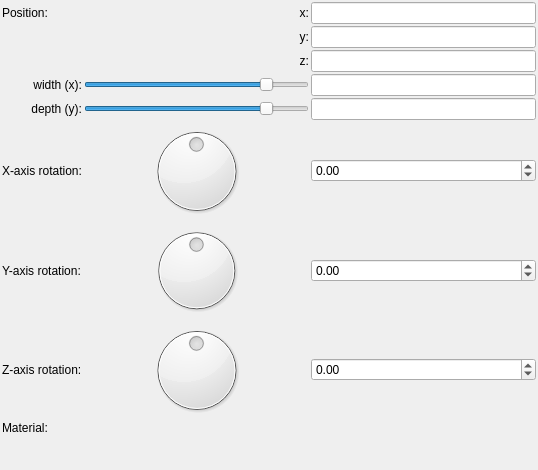
<?xml version="1.0" encoding="UTF-8"?>
<ui version="4.0">
 <class>Form</class>
 <widget class="QWidget" name="Form">
  <property name="geometry">
   <rect>
    <x>0</x>
    <y>0</y>
    <width>538</width>
    <height>470</height>
   </rect>
  </property>
  <property name="windowTitle">
   <string>Form</string>
  </property>
  <layout class="QVBoxLayout" name="verticalLayout">
   <property name="spacing">
    <number>2</number>
   </property>
   <property name="leftMargin">
    <number>2</number>
   </property>
   <property name="topMargin">
    <number>2</number>
   </property>
   <property name="rightMargin">
    <number>2</number>
   </property>
   <property name="bottomMargin">
    <number>2</number>
   </property>
   <item>
    <layout class="QGridLayout" name="gridLayout">
     <property name="spacing">
      <number>2</number>
     </property>
     <item row="4" column="1">
      <widget class="QSlider" name="logslider_height">
       <property name="sizePolicy">
        <sizepolicy hsizetype="Expanding" vsizetype="Maximum">
         <horstretch>0</horstretch>
         <verstretch>0</verstretch>
        </sizepolicy>
       </property>
       <property name="sizeIncrement">
        <size>
         <width>0</width>
         <height>0</height>
        </size>
       </property>
       <property name="minimum">
        <number>-1500</number>
       </property>
       <property name="maximum">
        <number>300</number>
       </property>
       <property name="orientation">
        <enum>Qt::Horizontal</enum>
       </property>
      </widget>
     </item>
     <item row="6" column="0">
      <widget class="QLabel" name="label_9">
       <property name="text">
        <string>Y-axis rotation:</string>
       </property>
      </widget>
     </item>
     <item row="7" column="2">
      <widget class="MyDoubleSpinBox" name="spinboxd3_rotation_z">
       <property name="sizePolicy">
        <sizepolicy hsizetype="Minimum" vsizetype="Maximum">
         <horstretch>0</horstretch>
         <verstretch>0</verstretch>
        </sizepolicy>
       </property>
       <property name="prefix">
        <string/>
       </property>
       <property name="suffix">
        <string/>
       </property>
       <property name="decimals">
        <number>2</number>
       </property>
       <property name="minimum">
        <double>-36000.000000000000000</double>
       </property>
       <property name="maximum">
        <double>36000.000000000000000</double>
       </property>
       <property name="singleStep">
        <double>0.100000000000000</double>
       </property>
      </widget>
     </item>
     <item row="5" column="1">
      <widget class="QDial" name="dial3_rotation_x">
       <property name="minimum">
        <number>-18000</number>
       </property>
       <property name="maximum">
        <number>18000</number>
       </property>
       <property name="wrapping">
        <bool>true</bool>
       </property>
      </widget>
     </item>
     <item row="7" column="0">
      <widget class="QLabel" name="label_15">
       <property name="text">
        <string>Z-axis rotation:</string>
       </property>
      </widget>
     </item>
     <item row="2" column="2">
      <widget class="MyLineEdit" name="vect3_position_z">
       <property name="sizePolicy">
        <sizepolicy hsizetype="Expanding" vsizetype="Maximum">
         <horstretch>0</horstretch>
         <verstretch>0</verstretch>
        </sizepolicy>
       </property>
      </widget>
     </item>
     <item row="0" column="1">
      <widget class="QLabel" name="label_11">
       <property name="text">
        <string>x:</string>
       </property>
       <property name="alignment">
        <set>Qt::AlignRight|Qt::AlignTrailing|Qt::AlignVCenter</set>
       </property>
      </widget>
     </item>
     <item row="6" column="2">
      <widget class="MyDoubleSpinBox" name="spinboxd3_rotation_y">
       <property name="sizePolicy">
        <sizepolicy hsizetype="Minimum" vsizetype="Maximum">
         <horstretch>0</horstretch>
         <verstretch>0</verstretch>
        </sizepolicy>
       </property>
       <property name="prefix">
        <string/>
       </property>
       <property name="suffix">
        <string/>
       </property>
       <property name="decimals">
        <number>2</number>
       </property>
       <property name="minimum">
        <double>-36000.000000000000000</double>
       </property>
       <property name="maximum">
        <double>36000.000000000000000</double>
       </property>
       <property name="singleStep">
        <double>0.100000000000000</double>
       </property>
      </widget>
     </item>
     <item row="1" column="2">
      <widget class="MyLineEdit" name="vect3_position_y">
       <property name="sizePolicy">
        <sizepolicy hsizetype="Expanding" vsizetype="Maximum">
         <horstretch>0</horstretch>
         <verstretch>0</verstretch>
        </sizepolicy>
       </property>
      </widget>
     </item>
     <item row="5" column="0">
      <widget class="QLabel" name="label_8">
       <property name="text">
        <string>X-axis rotation:</string>
       </property>
      </widget>
     </item>
     <item row="1" column="1">
      <widget class="QLabel" name="label_12">
       <property name="text">
        <string>y:</string>
       </property>
       <property name="alignment">
        <set>Qt::AlignRight|Qt::AlignTrailing|Qt::AlignVCenter</set>
       </property>
      </widget>
     </item>
     <item row="8" column="0">
      <widget class="QLabel" name="label_20">
       <property name="text">
        <string>Material:</string>
       </property>
      </widget>
     </item>
     <item row="5" column="2">
      <widget class="MyDoubleSpinBox" name="spinboxd3_rotation_x">
       <property name="sizePolicy">
        <sizepolicy hsizetype="Minimum" vsizetype="Maximum">
         <horstretch>0</horstretch>
         <verstretch>0</verstretch>
        </sizepolicy>
       </property>
       <property name="prefix">
        <string/>
       </property>
       <property name="suffix">
        <string/>
       </property>
       <property name="decimals">
        <number>2</number>
       </property>
       <property name="minimum">
        <double>-36000.000000000000000</double>
       </property>
       <property name="maximum">
        <double>36000.000000000000000</double>
       </property>
       <property name="singleStep">
        <double>0.100000000000000</double>
       </property>
      </widget>
     </item>
     <item row="2" column="1">
      <widget class="QLabel" name="label_13">
       <property name="text">
        <string>z:</string>
       </property>
       <property name="alignment">
        <set>Qt::AlignRight|Qt::AlignTrailing|Qt::AlignVCenter</set>
       </property>
      </widget>
     </item>
     <item row="7" column="1">
      <widget class="QDial" name="dial3_rotation_z">
       <property name="minimum">
        <number>-18000</number>
       </property>
       <property name="maximum">
        <number>18000</number>
       </property>
       <property name="wrapping">
        <bool>true</bool>
       </property>
      </widget>
     </item>
     <item row="3" column="1">
      <widget class="QSlider" name="logslider_width">
       <property name="sizePolicy">
        <sizepolicy hsizetype="Expanding" vsizetype="Maximum">
         <horstretch>0</horstretch>
         <verstretch>0</verstretch>
        </sizepolicy>
       </property>
       <property name="sizeIncrement">
        <size>
         <width>0</width>
         <height>0</height>
        </size>
       </property>
       <property name="minimum">
        <number>-1500</number>
       </property>
       <property name="maximum">
        <number>300</number>
       </property>
       <property name="orientation">
        <enum>Qt::Horizontal</enum>
       </property>
      </widget>
     </item>
     <item row="8" column="1" colspan="2">
      <widget class="cMaterialSelector" name="materialselector_material_id" native="true">
       <property name="sizePolicy">
        <sizepolicy hsizetype="Preferred" vsizetype="Minimum">
         <horstretch>0</horstretch>
         <verstretch>0</verstretch>
        </sizepolicy>
       </property>
      </widget>
     </item>
     <item row="4" column="0">
      <widget class="QLabel" name="label_16">
       <property name="text">
        <string>depth (y):</string>
       </property>
       <property name="alignment">
        <set>Qt::AlignRight|Qt::AlignTrailing|Qt::AlignVCenter</set>
       </property>
      </widget>
     </item>
     <item row="0" column="2">
      <widget class="MyLineEdit" name="vect3_position_x">
       <property name="sizePolicy">
        <sizepolicy hsizetype="Expanding" vsizetype="Maximum">
         <horstretch>0</horstretch>
         <verstretch>0</verstretch>
        </sizepolicy>
       </property>
      </widget>
     </item>
     <item row="6" column="1">
      <widget class="QDial" name="dial3_rotation_y">
       <property name="minimum">
        <number>-18000</number>
       </property>
       <property name="maximum">
        <number>18000</number>
       </property>
       <property name="wrapping">
        <bool>true</bool>
       </property>
      </widget>
     </item>
     <item row="0" column="0">
      <widget class="QLabel" name="label_10">
       <property name="text">
        <string>Position:</string>
       </property>
      </widget>
     </item>
     <item row="3" column="2">
      <widget class="MyLineEdit" name="logedit_width">
       <property name="sizePolicy">
        <sizepolicy hsizetype="Expanding" vsizetype="Maximum">
         <horstretch>0</horstretch>
         <verstretch>0</verstretch>
        </sizepolicy>
       </property>
      </widget>
     </item>
     <item row="4" column="2">
      <widget class="MyLineEdit" name="logedit_height">
       <property name="sizePolicy">
        <sizepolicy hsizetype="Expanding" vsizetype="Maximum">
         <horstretch>0</horstretch>
         <verstretch>0</verstretch>
        </sizepolicy>
       </property>
      </widget>
     </item>
     <item row="3" column="0">
      <widget class="QLabel" name="label_14">
       <property name="text">
        <string>width (x):</string>
       </property>
       <property name="alignment">
        <set>Qt::AlignRight|Qt::AlignTrailing|Qt::AlignVCenter</set>
       </property>
      </widget>
     </item>
    </layout>
   </item>
   <item>
    <spacer name="verticalSpacer">
     <property name="orientation">
      <enum>Qt::Vertical</enum>
     </property>
     <property name="sizeHint" stdset="0">
      <size>
       <width>20</width>
       <height>40</height>
      </size>
     </property>
    </spacer>
   </item>
  </layout>
 </widget>
 <customwidgets>
  <customwidget>
   <class>MyLineEdit</class>
   <extends>QLineEdit</extends>
   <header>mylineedit.h</header>
  </customwidget>
  <customwidget>
   <class>MyDoubleSpinBox</class>
   <extends>QDoubleSpinBox</extends>
   <header>mydoublespinbox.h</header>
  </customwidget>
  <customwidget>
   <class>cMaterialSelector</class>
   <extends>QWidget</extends>
   <header>material_selector.h</header>
   <container>1</container>
  </customwidget>
 </customwidgets>
 <tabstops>
  <tabstop>vect3_position_x</tabstop>
  <tabstop>vect3_position_y</tabstop>
  <tabstop>vect3_position_z</tabstop>
  <tabstop>logslider_width</tabstop>
  <tabstop>logedit_width</tabstop>
  <tabstop>logslider_height</tabstop>
  <tabstop>logedit_height</tabstop>
  <tabstop>dial3_rotation_x</tabstop>
  <tabstop>spinboxd3_rotation_x</tabstop>
  <tabstop>dial3_rotation_y</tabstop>
  <tabstop>spinboxd3_rotation_y</tabstop>
  <tabstop>dial3_rotation_z</tabstop>
  <tabstop>spinboxd3_rotation_z</tabstop>
 </tabstops>
 <resources/>
 <connections/>
</ui>
